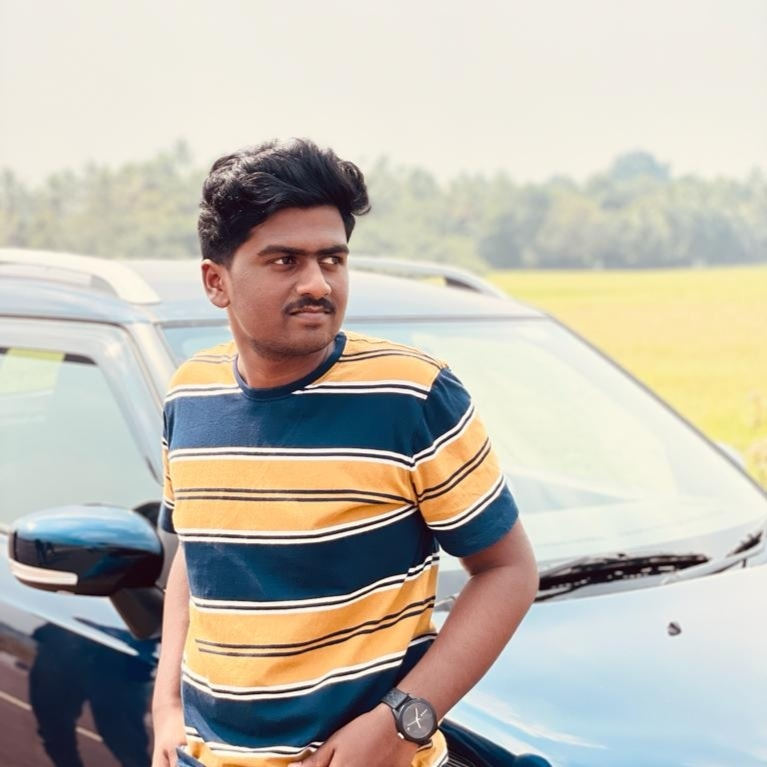
#> input picture images/hari.jpeg, 767 x 767 px
$ python face.py
#> lines starting #> are read from the running program, lines starting #| are printed output that depends on the picture; after the words box and inside, x2 and y2 are one past the last pixel; in counts of white or black regions, pixels touching at a corner belong together
import cv2

#Trained DataSet
trainedDataset=cv2.CascadeClassifier('haarcascade_frontalface_default.xml')

#read an Image
img=cv2.imread('images/hari.jpeg')
#> img is the input picture: shape (767, 767, 3); mean B, G, R 176.4, 186.9, 191.2

#convert into grayscale
gray=cv2.cvtColor(img,cv2.COLOR_BGR2GRAY)
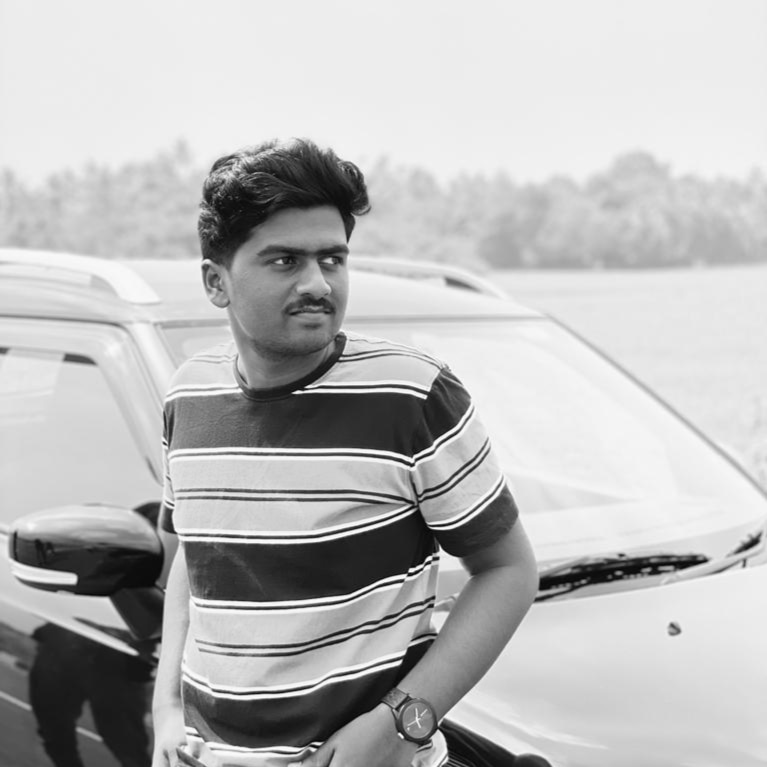
#> gray: shape (767, 767); min 1, max 255, mean 187
faces=trainedDataset.detectMultiScale(gray)
#> faces = [[236, 206, 144, 144]]
print(faces)
#| [[236 206 144 144]]
for (x,y,w,h) in faces:
    cv2.rectangle(img,(x,y),(x+w,y+h),(255,0,0),2)
#> this loop made 1 pass
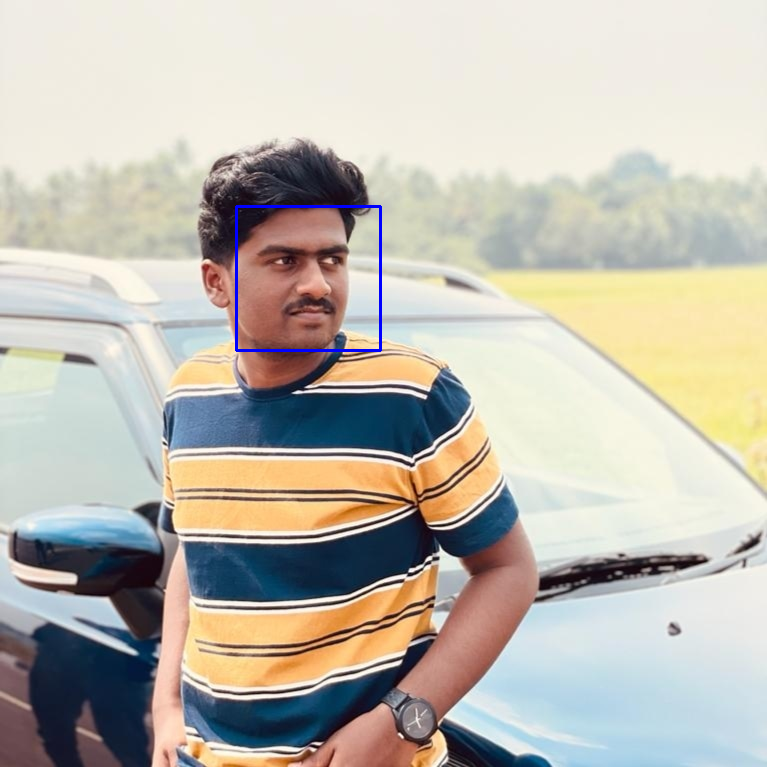
#> img: shape (767, 767, 3); 0.29% of pixels changed, all inside (x1, y1, x2, y2) = (235, 205, 382, 352)
cv2.imshow('Hari',img)
#cv2.imshow('Gray',gray)
cv2.waitKey()

$ run again, with images/mohanlal.jpg copied over images/hari.jpeg
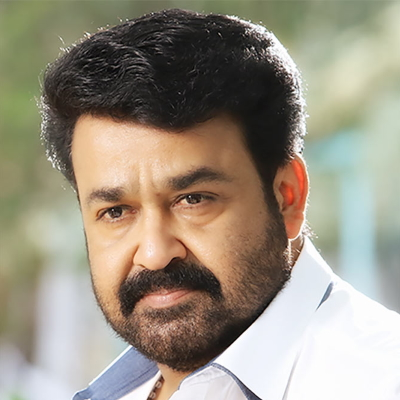
#> input picture images/mohanlal.jpg, 400 x 400 px
#> img is the input picture: shape (400, 400, 3); mean B, G, R 130.9, 146.4, 154.6
#> `gray=cv2.cvtColor(img,cv2.COLOR_BGR2GRAY)`:
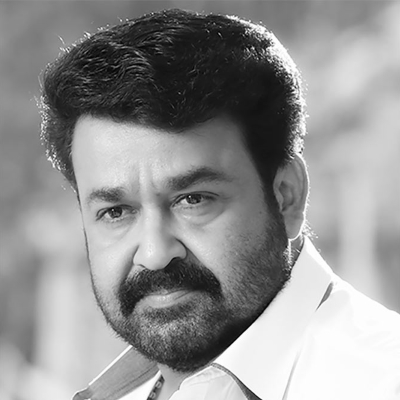
#> gray: shape (400, 400); min 0, max 255, mean 147.1
#> faces = [[37, 111, 244, 244]]
#| [[ 37 111 244 244]]
#> the loop `for (x,y,w,h) in faces:` made 1 pass
#> after the loop `for (x,y,w,h) in faces:`:
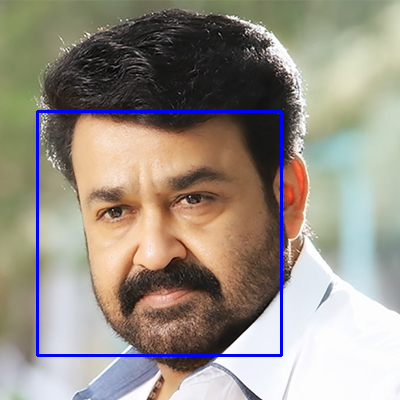
#> img: shape (400, 400, 3); 1.83% of pixels changed, all inside (x1, y1, x2, y2) = (36, 110, 283, 357)

$ run again, with images/prithvi.jpg copied over images/hari.jpeg
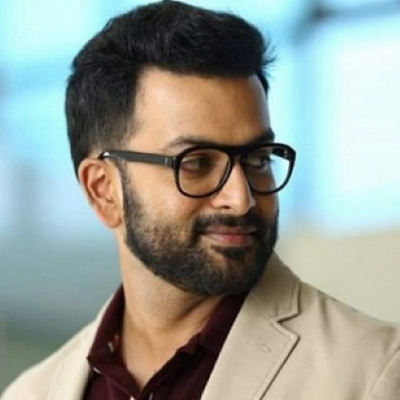
#> input picture images/prithvi.jpg, 400 x 400 px
#> img is the input picture: shape (400, 400, 3); mean B, G, R 147.7, 155.8, 148.9
#> `gray=cv2.cvtColor(img,cv2.COLOR_BGR2GRAY)`:
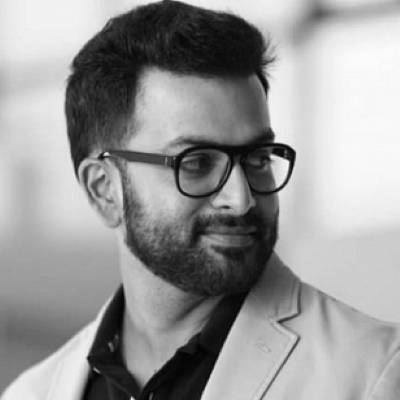
#> gray: shape (400, 400); min 2, max 252, mean 152.8
#> faces = [[117, 86, 192, 192], [42, 62, 253, 253]]
#| [[117  86 192 192]
#|  [ 42  62 253 253]]
#> the loop `for (x,y,w,h) in faces:` made 2 passes
#> after the loop `for (x,y,w,h) in faces:`:
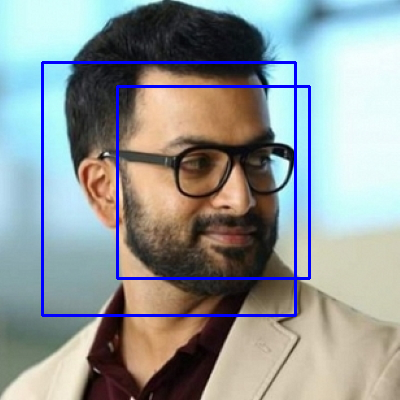
#> img: shape (400, 400, 3); 3.32% of pixels changed, all inside (x1, y1, x2, y2) = (41, 61, 311, 317)
